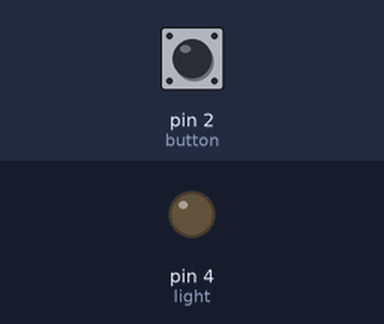
This sketch was run on a simulated Arduino Uno, built with avr-gcc and run on an emulated ATmega328P. Shown: output pins drawn as LEDs (lit = HIGH). The inputs (shaded band) are chosen by the test bench; at power-on: pin 2 (button) LOW.

Above: at 1.2 s.
1.3 s: pin 2 (button) pulled HIGH for 0.15 s
At 1.4 s:
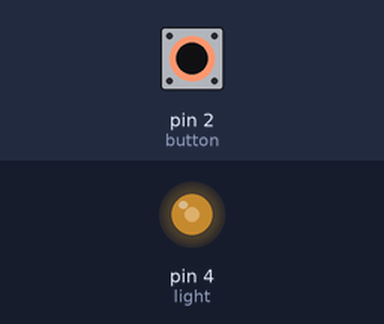
3.0 s: pin 2 (button) pulled HIGH for 1 s
At 5.2 s:
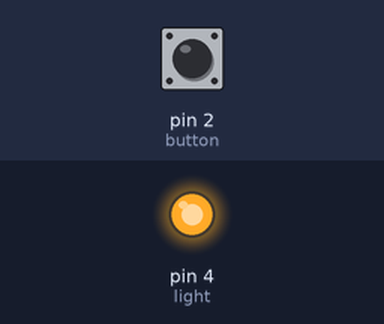
5.5 s: pin 2 (button) pulled HIGH for 3.2 s
At 6.4 s:
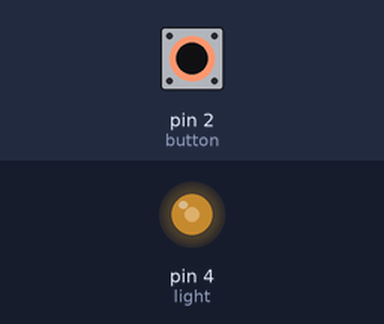
Timing chart, 0 to 10.2 s (numbered marks = the images above; inputs shaded):
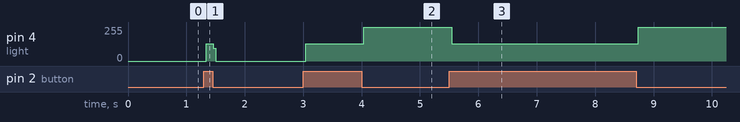

The sketch:

clap_light.ino
```cpp
#include <stdio.h>
#include <stdlib.h>

const int button = 2;
int light =4;
int ledflag=0;

void setup() {
  pinMode(button,INPUT);
  pinMode(light,OUTPUT);

}

void loop() {
  if (digitalRead(button)==HIGH){
    if (ledflag==0) {
      ledflag=1;

      digitalWrite(light,HIGH);
      }
    else {
      ledflag=0;

      digitalWrite(light,LOW);
    }

  }
}
```

Measured:
- after the input at 1.3 s, pin 4 (light): 0/255 → 129/255 at once, → 0/255 0.12 s later
- after the input at 3.0 s, pin 4 (light): 0/255 → 129/255 at once, → 255/255 1.0 s later
- after the input at 5.5 s, pin 4 (light): 255/255 → 129/255 at once, → 255/255 3.2 s later
